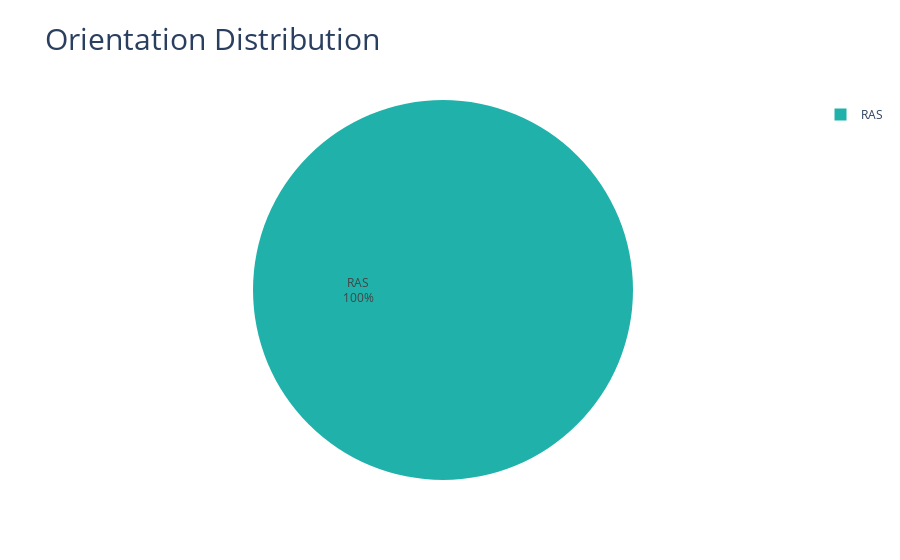

The notebook cell this image was saved under:
### Code cell
plot_orientation_distribution(orientation_counts_sagital)

### Figure 1 — Plotly figure (JSON) as saved in the notebook; plotly's stock layout.template omitted (floating-point values rounded to 4 significant figures)
{"data": [{"insidetextorientation": "radial", "labels": ["RAS"], "marker": {"colors": ["lightseagreen", "gold", "lightpink", "lightblue", "lightgreen", "violet"]}, "textinfo": "label+percent", "type": "pie", "values": [197]}], "layout": {"showlegend": true, "title": {"font": {"size": 30}, "text": "Orientation Distribution"}}}
